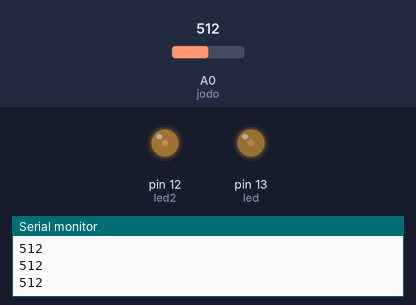
Simulated run of this sketch. Board: Arduino Uno, built with avr-gcc and run on an emulated ATmega328P. Parts: output pins drawn as LEDs (lit = HIGH), the last lines printed to the serial monitor. Inputs (shaded band) come from the test bench; at power-on: A0 (jodo) = 512.

Above: at 1.23 s.
1.3 s: A0 (jodo) set to 540
4.3 s: A0 (jodo) set to 511
At 5.1 s:
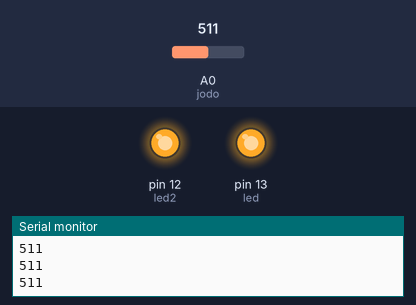
5.8 s: A0 (jodo) set to 400
7.3 s: A0 (jodo) set to 366
At 8.5 s:
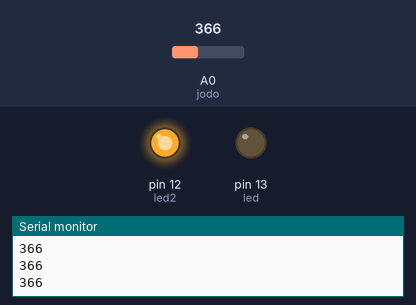
8.8 s: A0 (jodo) set to 716
At 9.8 s:
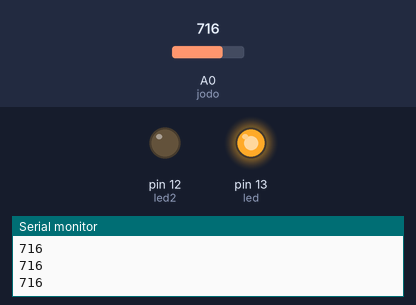
10.3 s: A0 (jodo) set to 306
At 10.8 s:
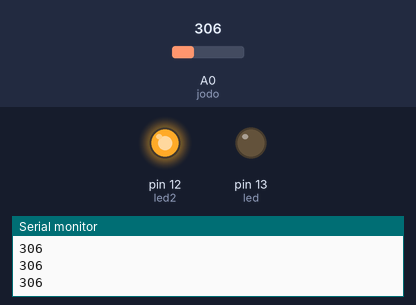
Timing chart, 0 to 12.8 s (numbered marks = the images above; inputs shaded):
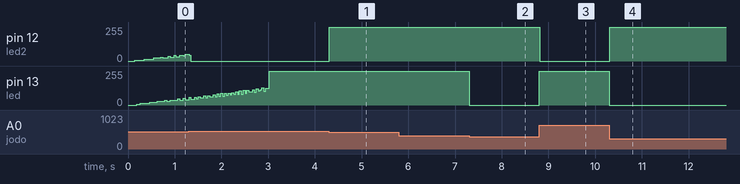

The sketch:

CDS_Street-lamp_and_dark-bright.ino
```cpp
int jodo = A0;
int led = 13;
int led2 = 12;
int time, a, b;

void setup() {
  pinMode(jodo, INPUT);
  pinMode(led, OUTPUT);
  pinMode(led2, OUTPUT);
  Serial.begin(9600);
}

void loop() {
  int light = analogRead(jodo);
  Serial.println(light);
  analogWrite(led, light / 3);
  a += 1;
  if (a > 255)
    a = 255;
  for (int i = 0; i < 255; i++) {
    if (a < i)
      digitalWrite(led, LOW);
    delayMicroseconds(20);
  }
  analogWrite(led2, -(light - 650));
  b += 1;
  if (b > 255)
    b = 255;
  for (int j = 0; j < 255; j++) {
    if (b < j)
      digitalWrite(led2, LOW);
    delayMicroseconds(20);
  }
}
```

Measured:
- the behaviour switches between 384 and 383 on A0 (jodo) (found by bisection; images 1 and 2)
- after the input at 4.3 s, pin 12 (led2): 0/255 → 255/255 at once
- after the input at 7.3 s, pin 13 (led): 255/255 → 0/255 at once
- after the input at 8.8 s, pin 12 (led2): 255/255 → 0/255 at once; pin 13 (led): 0/255 → 255/255 at once
- after the input at 10.3 s, pin 12 (led2): 0/255 → 255/255 at once; pin 13 (led): 255/255 → 0/255 at once
